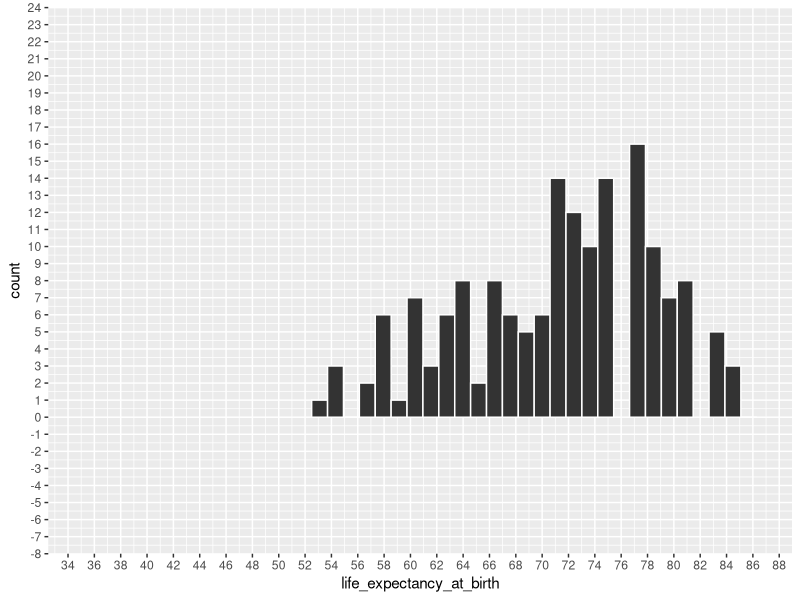
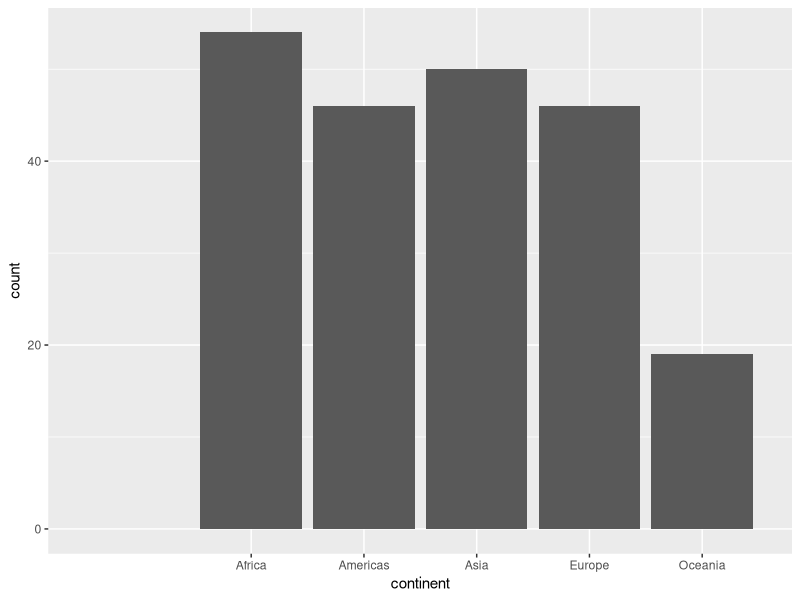

Source code (R) for these figures, in order:
library(tidyverse)

world_bank_countries <- read_csv("data/world_bank_countries.csv")


# Continous scale ---------------------------------------------------------
world_bank_countries %>% 
  filter(year == 2017) %>% 
  ggplot(aes(x = life_expectancy_at_birth)) +
  geom_histogram(fill = "grey20", color = "white") +
  scale_x_continuous(breaks = seq(30, 120, 2),
                     limits = c(52, 87),
                     expand = expansion(mult = c(.5, 0), add = 2)) +
  scale_y_continuous(limits = c(0, 16),
                     breaks = seq(-8, 25, 1),
                     expand = expansion(mult = .5, add = 0))


# Discrete scale ----------------------------------------------------------
world_bank_countries %>% 
  filter(year == 2017) %>% 
  ggplot(aes(x = continent)) + 
  geom_bar() +
  scale_x_discrete(expand = expansion(mult = .2, add = c(1, 0)))
